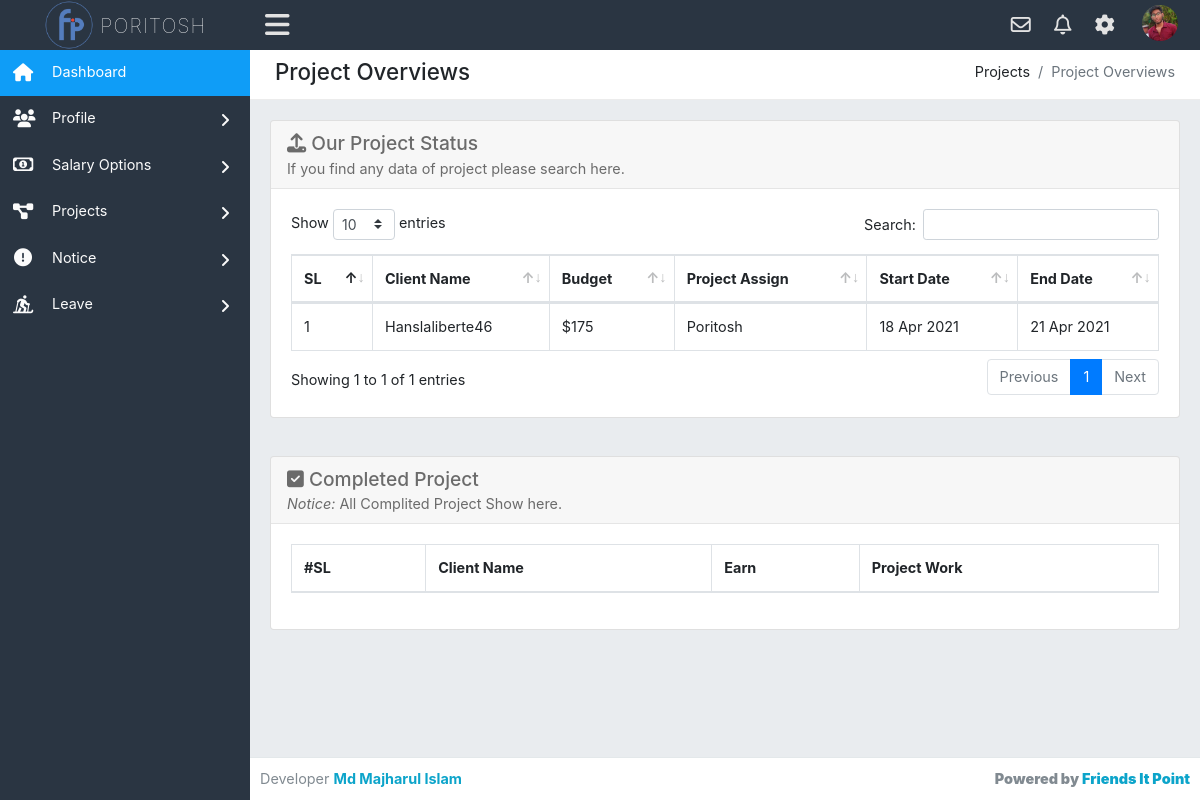
Screenshot of /projectOverview.php (signed in) with the database file from the repository.
### tables this page shows
CREATE TABLE `employee_info` (
  `id` int(11) NOT NULL,
  `employee_id` int(50) NOT NULL,
  `emp_fullname` varchar(100) NOT NULL,
  `emp_mail` varchar(50) NOT NULL,
  `emp_phone` int(20) NOT NULL,
  `emp_designation` varchar(50) NOT NULL,
  `emp_salary` varchar(50) NOT NULL,
  `emp_address` varchar(100) NOT NULL,
  `emp_password` varchar(150) NOT NULL,
  `emp_bio` varchar(1000) NOT NULL,
  `profile_pic` varchar(50) NOT NULL,
  `register_timedate` timestamp NOT NULL DEFAULT current_timestamp(),
  `total_salary` varchar(100) NOT NULL
);

CREATE TABLE `projects` (
  `project_id` int(50) NOT NULL,
  `client_name` varchar(200) NOT NULL,
  `budget` int(100) NOT NULL,
  `project_assign` varchar(200) NOT NULL,
  `start_date` varchar(20) NOT NULL,
  `end_date` varchar(20) NOT NULL,
  `completed` int(10) NOT NULL,
  `monthly_project_date` varchar(25) NOT NULL
);

### projectOverview.php (the view, shortened to what this page needs)
<?php require_once('header.php'); ?>
<div class="row">
    <div class="col-xl-12">
        <div class="breadcrumb-holder">
            <h1 class="main-title float-left">Project Overviews</h1>
            <ol class="breadcrumb float-right">
                <li class="breadcrumb-item">Projects</li>
                <li class="breadcrumb-item active">Project Overviews</li>
            </ol>
            <div class="clearfix"></div>
        </div>
    </div>
</div>
<div class="row">
    <div class="col-xs-12 col-sm-12 col-md-12 col-lg-12 col-xl-12">
        <div class="card mb-3">
            <div class="card-header">
                <h3><i class="fas fa-upload"></i> Our Project Status</h3>
               	If you find any data of project please search here.
            </div>
            <div class="card-body">
                <div class="table-responsive">
                    <div id="dataTable_wrapper" class="dataTables_wrapper dt-bootstrap4 no-footer">
                    	<div class="row">
                    		<div class="col-sm-12">
                    			<table id="dataTable" class="table table-bordered table-hover display dataTable no-footer" style="width: 100%;" role="grid" aria-describedby="dataTable_info">
                        			<thead>
			                            <tr role="row">
			                            	<th class="sorting_asc" tabindex="0" aria-controls="dataTable" rowspan="1" colspan="1" aria-sort="ascending">SL
			                            	</th>
			                            	<th class="sorting" tabindex="0" aria-controls="dataTable" rowspan="1" colspan="1">Client Name
			                            	</th>
			                            	<th class="sorting" tabindex="0" aria-controls="dataTable" rowspan="1" colspan="1">Budget
			                            	</th>
			                            	<th class="sorting" tabindex="0" aria-controls="dataTable" rowspan="1" colspan="1">Project Assign
			                            	</th>
			                            	<th class="sorting" tabindex="0" aria-controls="dataTable" rowspan="1" colspan="1">Start Date
			                            	</th>
			                            	<th class="sorting" tabindex="0" aria-controls="dataTable" rowspan="1" colspan="1">End Date
			                            	</th>
			                            </tr>
                        			</thead>
                    				<tbody>
                                        <?php
                                            $id = $_SESSION['logged_emp'];
                                            $myname = $pdo->prepare('SELECT * FROM employee_info WHERE id=?');
                                            $myname->execute(array($id));
                                            $names = $myname->fetchAll(PDO::FETCH_ASSOC);
                                            foreach ($names as $name) {
                                               $mynames = $name['emp_fullname'];
                                            }
                                         ?>
                                        <?php
                                            $stm = $pdo->prepare('SELECT * FROM projects WHERE project_assign=? ORDER BY project_id DESC');
                                            $stm->execute(array($mynames));
                                            $result = $stm->fetchAll(PDO::FETCH_ASSOC);
                                            $sl = 1;
                                            foreach ($result as $row) :
                                                $completed = $row['completed'];
                                                if($completed != 1) :
                                        ?>
				                    	<tr role="row">
				                    		<td><?php echo $sl;$sl++; ?></td>
				                    		<td><?php echo $row['client_name'] ?></td>
				                    		<td>$<?php echo $row['budget']; ?></td>
				                    		<td><?php echo $row['project_assign']; ?></td>
				                    		<td>
                                                <?php
                                                    $start_date = $row['start_date'];
                                                    $day = substr($start_date,8,2);
                                                    $month = substr($start_date,5,2);
                                                    $year = substr($start_date,0,4);
                                                    if($month == '04') { $month = 'Apr';}
                                                    echo $day.' '.$month.' '.$year;
                                                 ?>
                                            </td>
				                    		<td>
                                                <?php
                                                    $end_date = $row['end_date'];
                                                    $day = substr($end_date,8,2);
                                                    $month = substr($end_date,5,2);
                                                    $year = substr($end_date,0,4);
                                                    if($month == '04') { $month = 'Apr';}
                                                    echo $day.' '.$month.' '.$year;
                                                ?>
                                            </td>
				                    	</tr>
                                    <?php endif; endforeach; ?>
				                    </tbody>
				                </table>
				            </div>
				        </div>
        			</div>
                </div>
            </div>
        </div>
    </div>
</div><br>
<div class="row">
    <div class="col-xs-12 col-sm-12">
        <div class="card mb-3">
            <div class="card-header">
                <h3><i class="fas fa-check-square"></i> Completed Project</h3>
                <i>Notice: </i> All Complited Project Show here.
            </div>
            <div class="card-body">
                <table class="table table-responsive-xl table-bordered">
                    <thead>
                        <tr>
                            <th scope="col">#SL</th>
                            <th scope="col">Client Name</th>
                            <th scope="col">Earn</th>
                            <th scope="col">Project Work</th>
                        </tr>
                    </thead>
                </table>
            </div>
        </div>
    </div>
</div>
<?php require_once('footer.php'); ?>

### header.php (shortened to what this page needs)
<?php require_once('config.php'); ?>
<!DOCTYPE html>
<html lang="en">
<head>
    <link href="assets/css/bootstrap.min.css" rel="stylesheet" type="text/css" />
    <link href="assets/font-awesome/css/all.css" rel="stylesheet" type="text/css" />
    <link rel="stylesheet" href="fancybox-master/dist/jquery.fancybox.min.css">
    <link rel="stylesheet" href="livedatetime/clock.css">
    <link rel="stylesheet" href="livedatetime/calendar.css">
    <link href='https://netdna.bootstrapcdn.com/font-awesome/3.2.1/css/font-awesome.css' rel='stylesheet' type='text/css'>
    <link rel="stylesheet" type="text/css" href="assets/css/dataTables.bootstrap.min.css" />
    <link rel="stylesheet" type="text/css" href="assets/plugins/datatables/datatables.min.css" />
    <link href="assets/css/style.css" rel="stylesheet" type="text/css" />
</head>
<body class="adminbody">
    <div id="main">
        <div class="headerbar">
            <?php
                $stm = $pdo->prepare('SELECT * FROM employee_info WHERE id=?');
                $stm->execute(array($_SESSION['logged_emp']));
                $rslt = $stm->fetchAll(PDO::FETCH_ASSOC);
                foreach($rslt as $row) :
            ?>
            <div class="headerbar-left">
                <a href="index.php" class="logo">
                    <img alt="Logo" src="assets/images/logo.png" />
                    <span><?php echo $row['emp_fullname']; ?></span>
                </a>
            </div>
            <nav class="navbar-custom">
                <ul class="list-inline float-right mb-0">
                    <li class="list-inline-item dropdown notif">
                        <a class="nav-link dropdown-toggle arrow-none" data-toggle="dropdown" href="#" aria-haspopup="false" aria-expanded="false">
                            <i class="far fa-envelope"></i>
                        </a>
                    </li>
                    <li class="list-inline-item dropdown notif">
                        <a class="nav-link dropdown-toggle arrow-none" data-toggle="dropdown" href="#" aria-haspopup="false" aria-expanded="false">
                            <i class="far fa-bell"></i>
                        </a>
                    </li>
                    <li class="list-inline-item dropdown notif">
                        <a class="nav-link dropdown-toggle arrow-none" data-toggle="dropdown" href="#" aria-haspopup="false" aria-expanded="false">
                            <i class="fas fa-cog"></i>
                        </a>
                    </li>
                    <li class="list-inline-item dropdown notif">
                        <a class="nav-link dropdown-toggle nav-user" data-toggle="dropdown" href="#" aria-haspopup="false" aria-expanded="false">
                            <?php if($row['profile_pic'] != 'avatar') : ?>
                            <img src="uploads/<?php echo $row['profile_pic']; ?>" alt="Profile image" class="avatar-rounded">
                            <?php else : ?>
                            <img src="assets/images/avatars/admin.png" alt="Profile image" class="avatar-rounded">
                        </a>
                        <?php endif; endforeach; ?>
                    </li>
                </ul>
                <ul class="list-inline menu-left mb-0">
                    <li class="float-left">
                        <button class="button-menu-mobile open-left">
                            <i class="fas fa-bars"></i>
                        </button>
                    </li>
                </ul>
            </nav>
        </div>
        <div class="left main-sidebar">
            <div class="sidebar-inner leftscroll">
                <div id="sidebar-menu">
                    <ul>
                        <li class="submenu">
                            <a class="active" href="index.php">
                                <i class="fas fa-home"></i>
                                <span> Dashboard </span>
                            </a>
                        </li>
                        <li class="submenu">
                            <a id="tables" href="#">
                                <i class="fas fa-users"></i>
                                <span> Profile </span>
                                <span class="menu-arrow"></span>
                            </a>
                        </li>
                        <li class="submenu">
                            <a id="tables" href="#">
                                <i class="far fa-money-bill-alt"></i>
                                <span> Salary Options </span>
                                <span class="menu-arrow"></span>
                            </a>
                        </li>
                        <li class="submenu">
                            <a id="tables" href="#">
                                <i class="fas fa-project-diagram"></i>
                                <span> Projects </span>
                                <span class="menu-arrow"></span>
                            </a>
                        </li>
                        <li class="submenu">
                            <a id="tables" href="#">
                                <i class="fas fa-exclamation-circle"></i>
                                <span> Notice </span>
                                <span class="menu-arrow"></span>
                            </a>
                        </li>
                        <li class="submenu">
                            <a id="tables" href="#">
                                <i class="fas fa-skiing-nordic"></i>
                                <span> Leave </span>
                                <span class="menu-arrow"></span>
                            </a>
                        </li>
                    </ul>
                </div>
            </div>
        </div>
        <div class="content-page">
            <div class="content">
                <div class="container-fluid">

### livedatetime/clock.css (style rules this page uses)
* { margin: 0; padding: 0; box-sizing: border-box; }

### rows the page displays
employee_info: emp_fullname "PORITOSH", profile_pic (picture)
projects: client_name "Hanslaliberte46", budget "175", project_assign "Poritosh", start_date "18", start_date "Apr", start_date "2021", end_date "21", end_date "Apr", end_date "2021"
